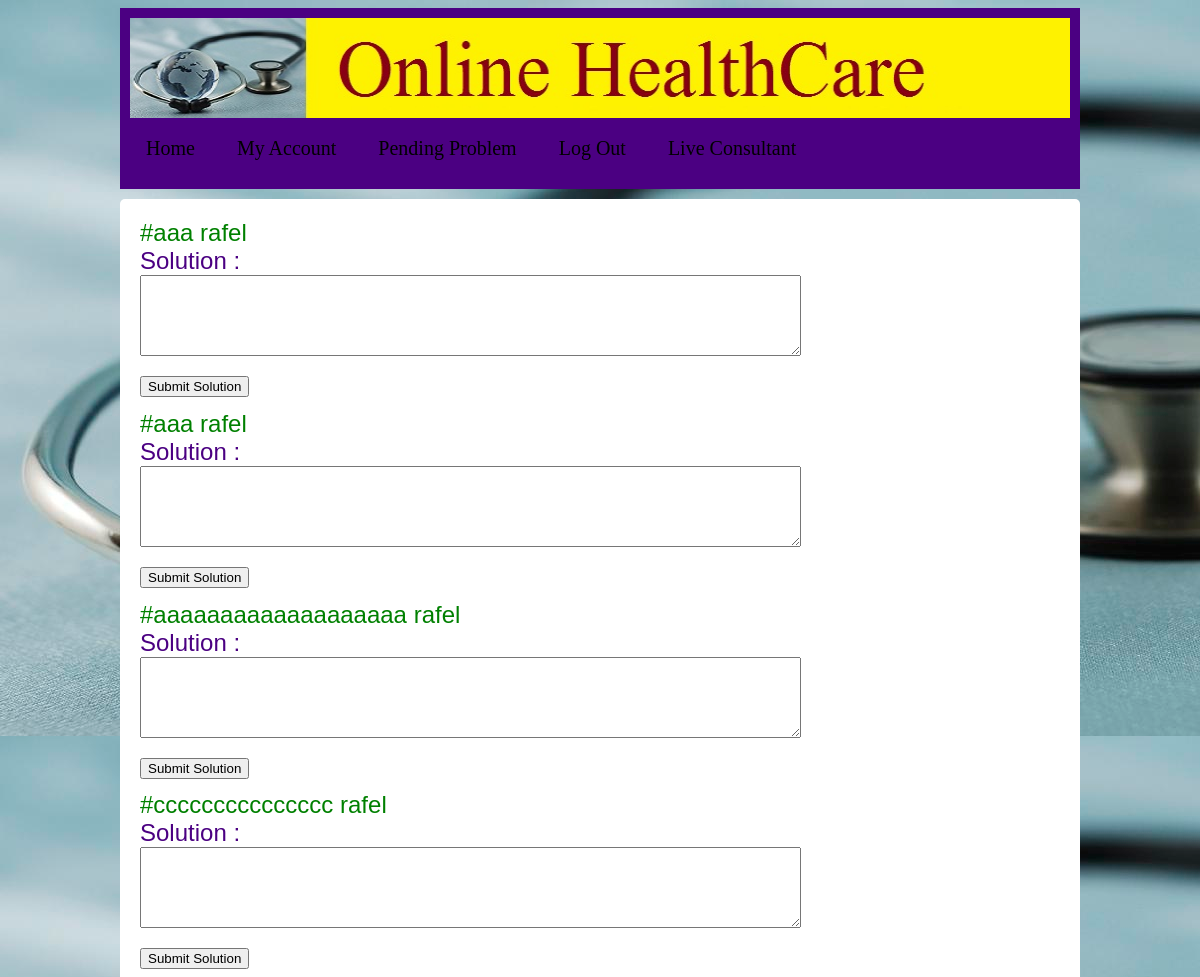
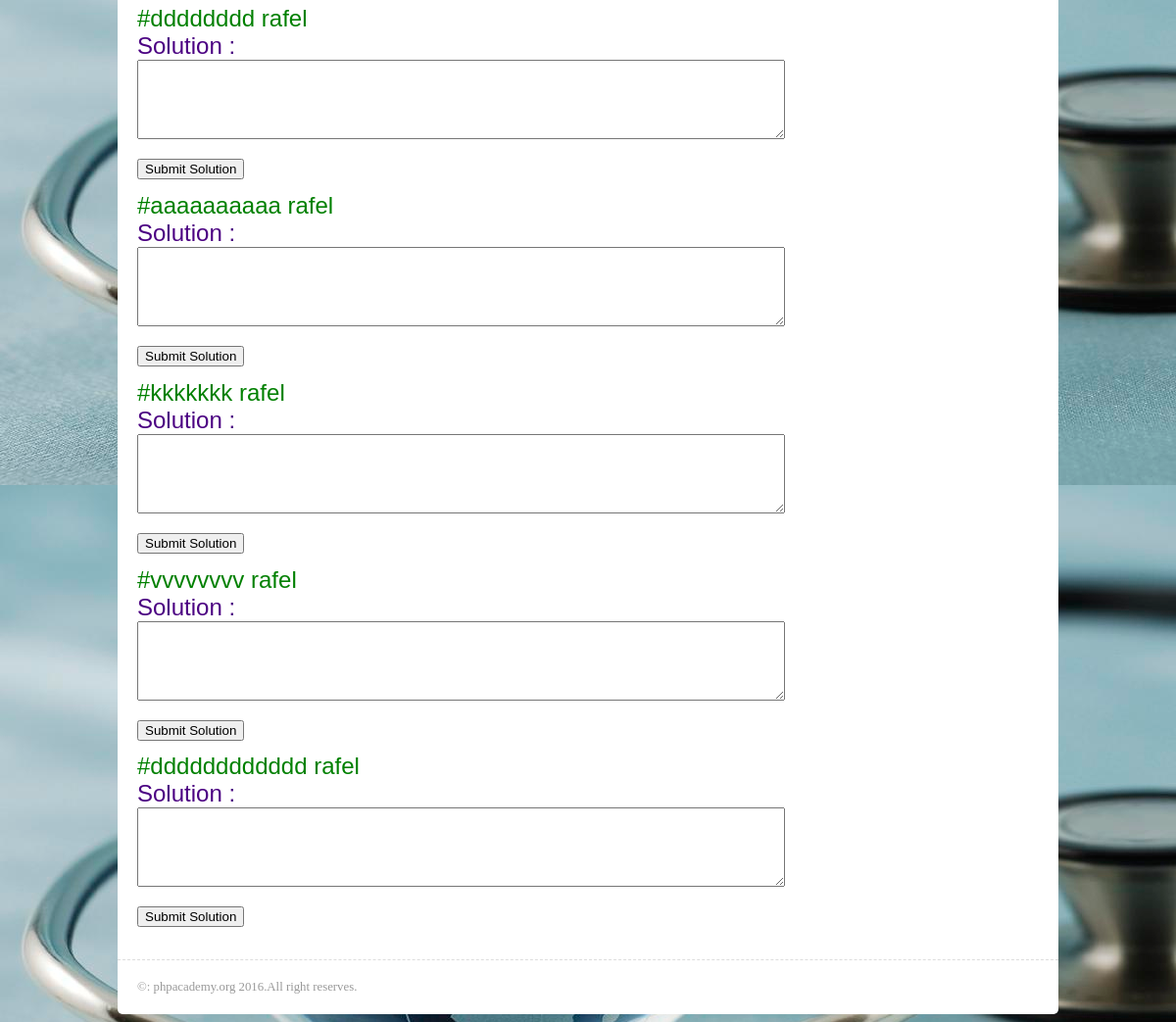
Screenshot of /admin/pendings.php with the database file from the repository (2 pictures, top to bottom).
### tables this page shows
CREATE TABLE IF NOT EXISTS `user_prob` (
  `uid` varchar(15) NOT NULL,
  `serial` int(5) NOT NULL,
  `prob` varchar(200) NOT NULL,
  `dept` varchar(12) NOT NULL,
  `solve` varchar(1000) NOT NULL,
  `cons_by` varchar(33) NOT NULL
);

### core/functions/users.php (called while the page is built, shortened)
<?php
	function getdept($uid){
		$adc=mysql_query("select dept from user_info where uname='$uid'");
		$st=mysql_result($adc,0);
		return $st;
	}
?>

### admin/pendings.php (the view, shortened to what this page needs)
<!doctype <!DOCTYPE html>
<html>
<head>
	<link rel = "stylesheet" href="screenu.css">
</head>
<body>
	<header>
		<a href="/index.html"><img src="image/head.jpg" alt="logo" height="100" width="940" /></a>
		<nav>
			<ul>
				<li><a href="#">Home</a></li>
				<li><a href="../macc.php">My Account</a></li>
				<li><a href="#">Pending Problem</a></li>
				<li><a href="../logout.php">Log Out</a></li>
				<li><a href="LiCo.php">Live Consultant</a></li>
			</ul>
		</nav>
	</header>
	<div id="container">
		<?php
			$deid=array("ENT"=>1,"Surgery"=>2,"Respiradory"=>3,"Child Specialist"=>4);
		    $username=$_SESSION['un'];
		    $ud=getdept($username);
		?>
	<?php
	$que="select uid,serial,prob,solve from user_prob where dept='$deid[$ud]' and solve='0'";
	$data=mysql_query($que);
	while($row=mysql_fetch_array($data)){
		if(!isset($_POST['sol'])){
		echo '<div class="">';
		echo "<font size='5' color='green' face='Arial'>".'#'.$row['prob'].'  '.$row['uid'].'</font><br>';
		echo "<font size='5' color='indigo' face='Arial'>Solution : </font>";
		echo '</div>';
		echo "<form action='pendings.php' method='post'>
			  <p><textarea name='sol' cols='80' rows='5'></textarea></p>
			  <input type='Submit' name='Submit' value='Submit Solution'><br>
		      </form>";
		}
	}
 ?>
	</div>
	<footer>
		&copy: phpacademy.org 2016.All right reserves.
	</footer>
</body>
</html>

### admin/screenu.css (style rules this page uses)
ul { list-style-type: none; margin: 0; padding: 0; overflow: hidden; font-size: 20px; }
li a { display: block; color: white; text-align: center; padding: 14px 16px; text-decoration: none; }
li { float: left; }
p { padding: 0; margin: 0 0 20px 0; }
a:link, a:visited { text-decoration: none; color: #000; }
ul li { padding: 5px 0; }
body { background-image: url("globecare.jpg"); font-family: Ariel; font-size: 0.8em; }
#container, footer { background: #fff; width: 920px; margin: 0 auto; padding: 20px; }
header { width: 940px; padding: 10px; background-color: indigo; margin: 0 auto 10px auto; }
#container { min-height: 500px; border-radius: 5px 5px 0 0; }
footer { border-radius: 0 0 5px 5px; }
nav { float:left; }
nav ul { margin: 0; }
nav ul li { display: inline; margin-right: 10px; }
footer { border-top: 1px dashed #ddd; color: #999; }

### rows the page displays
user_prob: prob "aaa", uid "rafel"
user_prob: prob "aaa", uid "rafel"
user_prob: prob "aaaaaaaaaaaaaaaaaaa", uid "rafel"
user_prob: prob "ccccccccccccccc", uid "rafel"
user_prob: prob "dddddddd", uid "rafel"
user_prob: prob "aaaaaaaaaa", uid "rafel"
user_prob: prob "kkkkkkk", uid "rafel"
user_prob: prob "vvvvvvvv", uid "rafel"
user_prob: prob "dddddddddddd", uid "rafel"
